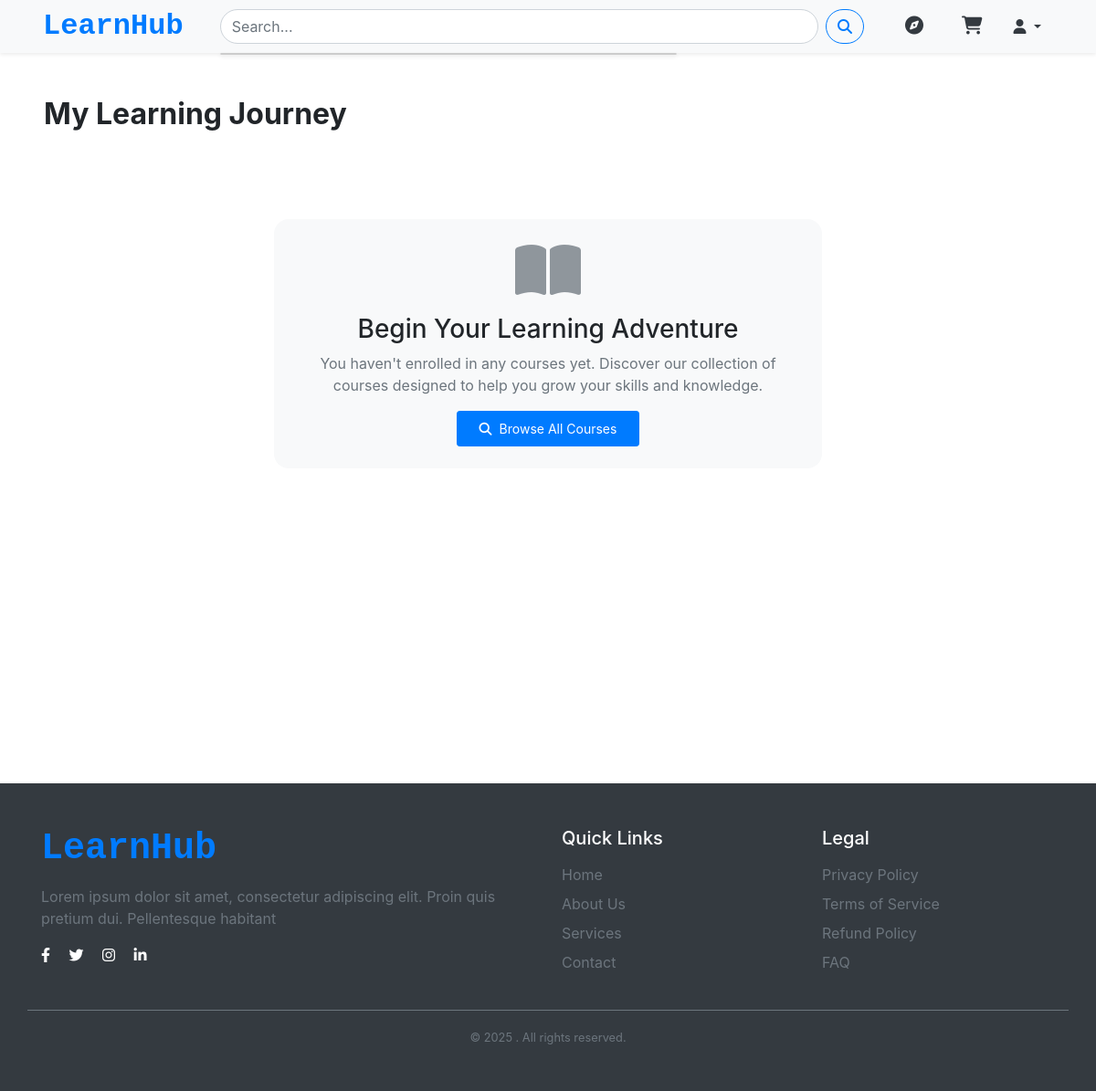
/courses/my-study/ (signed in), run on an earlier commit of the app's database.
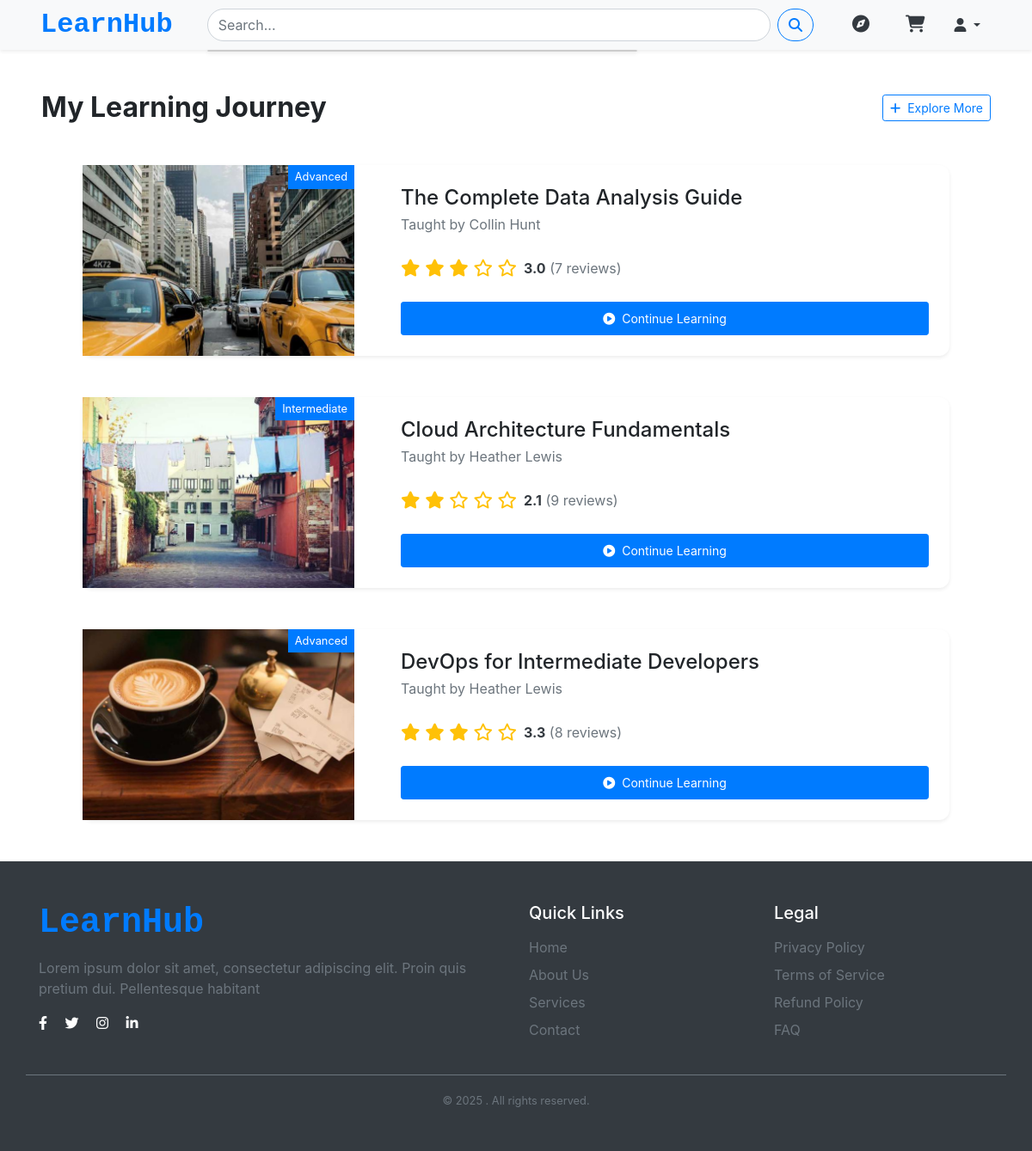
And on a later commit of the database.
### courses/models.py (models this page shows, shortened)
class Enrollments(models.Model):
    student = models.ForeignKey(
        settings.AUTH_USER_MODEL,
        on_delete=models.CASCADE,
        related_name='enrollments'
    )
    Course = models.ForeignKey(
        'Course',
        on_delete=models.CASCADE,
        related_name='enrollments'
    )
    enrolled_at = models.DateTimeField(auto_now_add=True)
    completed = models.BooleanField(default=False)

class Course(models.Model):
    title = models.CharField(max_length=200)
    description = models.TextField()
    category = models.ForeignKey(
        CourseCategory,
        on_delete=models.SET_NULL,
        null=True
    )
    tags = models.ManyToManyField(Tag, blank=True)
    instructor = models.ForeignKey(
        settings.AUTH_USER_MODEL,
        on_delete=models.CASCADE,
        related_name='taught_courses'
    )
    applications_covered = models.TextField(
        blank=True,
        help_text="what app and tools will use,like Figma, Photoshop."
    )
    LEVEL_CHOICES = [
        ('BG', 'Beginner'),
        ('IM', 'Intermediate'),
        ('AD', 'Advanced'),
    ]
    price = models.DecimalField(max_digits=10, decimal_places=2)
    created_at = models.DateTimeField(auto_now_add=True)
    updated_at = models.DateTimeField(auto_now=True)
    is_published = models.BooleanField(default=False)
    level = models.CharField(max_length=2, choices=LEVEL_CHOICES, default='BG')
    thumbnail = models.ImageField(upload_to='course_thumbnails/')
    average_rating = models.FloatField(default=0.0)
    rating_count = models.PositiveIntegerField(default=0)

### users/models.py (models this page shows, shortened)
class CustomUser(AbstractUser):
    avatar = models.ImageField(upload_to='avatars/',default='blank_profile.png',blank=True)
    bio = models.TextField(blank=True)
    email = models.EmailField(unique=True)
    username = models.CharField(max_length=30,unique=False,blank=False)
    is_instructor = models.BooleanField(default=False)
    profile_public = models.BooleanField(default=False)
    USERNAME_FIELD = 'email'
    REQUIRED_FIELDS = ['username']
    objects = CustomUserManager()
    facebook_url = models.URLField(blank=True, null=True)
    twitter_url = models.URLField(blank=True, null=True)
    instagram_url = models.URLField(blank=True, null=True)
    linkedin_url = models.URLField(blank=True, null=True)

### courses/views.py (the view)
# urls.py: path('my-study/', views.my_study, name='my_study'),
@login_required
def my_study(request):
    enrolled_courses = Enrollments.objects.filter(
        student=request.user
    ).select_related(
        'Course',
        'Course__instructor'
    ).prefetch_related(
        'Course__reviews'
    ).order_by('-enrolled_at')
    context = {
        'enrolled_courses': enrolled_courses,
    }
    return render(request, 'my_study.html', context)

### templates/my_study.html (shortened to what this page needs)
{% extends "base.html" %}
{% load static %}
{% block content %}
<div class="d-flex flex-column min-vh-100">
    <div class="container-fluid px-lg-5 flex-grow-1 py-4 py-lg-5">
        <div class="d-flex justify-content-between align-items-center mb-4 mb-lg-5">
            <h2 class="fw-bold mb-0">My Learning Journey</h2>
            {% if enrolled_courses %}
            <a href="{% url 'course_list' %}" class="btn btn-outline-primary btn-sm">
                <i class="fas fa-plus me-2"></i>Explore More
            </a>
            {% endif %}
        </div>
        {% if enrolled_courses %}
            <div class="container-fluid px-lg-5">
                <div class="row g-4 g-lg-5">
                    {% for enrollment in enrolled_courses %}
                        <div class="col-12">
                            <div class="card h-100 shadow-sm border-0" style="max-width: none;">
                                <div class="row g-0 h-100">
                                    <div class="col-xl-4 col-lg-5">
                                        <div class="h-100 position-relative">
                                            {% if enrollment.Course.thumbnail %}
                                                <img src="{{ enrollment.Course.thumbnail.url }}"
                                                     class="img-fluid h-100 w-100 object-fit-cover"
                                                     alt="{{ enrollment.Course.title }}"
                                                     style="min-height: 180px;">
                                            {% else %}
                                                <div class="bg-light h-100 d-flex align-items-center justify-content-center">
                                                    <i class="fas fa-book-open fa-3x text-muted"></i>
                                                </div>
                                            {% endif %}
                                            <div class="position-absolute top-0 end-0 bg-primary text-white px-2 py-1 small">
                                                {{ enrollment.Course.get_level_display }}
                                            </div>
                                        </div>
                                    </div>
                                    <div class="col-xl-8 col-lg-7">
                                        <div class="card-body h-100 d-flex flex-column p-3 p-lg-4">
                                            <div class="mb-3">
                                                <h3 class="card-title mb-1" style="font-size: 1.5rem;">{{ enrollment.Course.title }}</h3>
                                                <p class="card-text text-muted mb-2">
                                                    Taught by {{ enrollment.Course.instructor.get_full_name }}
                                                </p>
                                            </div>
                                            {% if enrollment.Course.reviews.exists %}
                                            <div class="mb-3">
                                                <div class="d-flex align-items-center">
                                                    <div class="text-warning me-2 fs-5">
                                                        {% with rating=enrollment.Course.average_rating %}
                                                            {% for i in "12345"|make_list %}
                                                                {% if forloop.counter <= rating %}
                                                                    <i class="fas fa-star"></i>
                                                                {% else %}
                                                                    <i class="far fa-star"></i>
                                                                {% endif %}
                                                            {% endfor %}
                                                        {% endwith %}
                                                    </div>
                                                    <div class="fs-6">
                                                        <span class="text-dark fw-bold">{{ enrollment.Course.average_rating|floatformat:1 }}</span>
                                                        <span class="text-muted">({{ enrollment.Course.reviews.count }} reviews)</span>
                                                    </div>
                                                </div>
                                            </div>
                                            {% endif %}
                                            <div class="mt-auto pt-2">
                                                <a href="{% url 'course_detail' enrollment.Course.id %}"
                                                   class="btn btn-primary btn-sm px-3 py-2 w-100">
                                                    <i class="fas fa-play-circle me-2"></i>Continue Learning
                                                </a>
                                            </div>
                                        </div>
                                    </div>
                                </div>
                            </div>
                        </div>
                    {% endfor %}
                </div>
            </div>
        {% else %}
            <div class="d-flex align-items-center justify-content-center min-vh-50 py-5 my-5">
                <div class="text-center p-4 bg-light rounded-4" style="max-width: 600px;">
                    <i class="fas fa-book-open fa-4x text-muted mb-3 opacity-75"></i>
                    <h2 class="h3 mb-2">Begin Your Learning Adventure</h2>
                    <p class="text-muted mb-3">
                        You haven't enrolled in any courses yet. Discover our collection of courses
                        designed to help you grow your skills and knowledge.
                    </p>
                    <a href="{% url 'course_list' %}" class="btn btn-primary btn-sm px-4 py-2">
                        <i class="fas fa-search me-2"></i>Browse All Courses
                    </a>
                </div>
            </div>
        {% endif %}
    </div>
</div>
{% endblock %}

### templates/base.html (shortened to what this page needs)
{%load static%}
<!DOCTYPE html>
<html lang="en">
<head>
    <link rel="stylesheet" href="{% static '/css/style.css' %}">
    <link href="https://cdn.jsdelivr.net/npm/bootstrap@5.3.0/dist/css/bootstrap.min.css" rel="stylesheet">
    <link rel="stylesheet" href="https://cdnjs.cloudflare.com/ajax/libs/font-awesome/6.4.0/css/all.min.css">
    <link rel="stylesheet" href="{% static 'css/style.css' %}">
    <link rel="stylesheet" href="{% static 'css/autocomplete.css' %}">
    {% include 'include/css.html'%}
</head>
<body class="overflow-x-hidden">
  {% include 'include/nav.html'%}
  {% block content %}
  {% endblock %}
  {% include 'include/footer.html'%}
</body>
</html>

### templates/include/css.html
{% load static %}
<link rel="stylesheet" href="{% static '/css/style.css' %}">
<link rel="stylesheet" href="{% static 'css/course_list.css' %}">
<link href="https://cdn.jsdelivr.net/npm/bootstrap@5.3.0/dist/css/bootstrap.min.css" rel="stylesheet">
<link rel="stylesheet" href="https://cdnjs.cloudflare.com/ajax/libs/font-awesome/6.4.0/css/all.min.css">

### templates/include/nav.html (shortened to what this page needs)
{% load static%}
{% load course_extras %}
<link rel="stylesheet" href="https://cdn.jsdelivr.net/npm/bootstrap@4.4.1/dist/css/bootstrap.min.css">
<nav class="shadow-sm navbar navbar-expand-lg navbar-light bg-light shadow-sm sticky-top py-0">
    <div class="container-fluid mx-3">
      <a class="navbar-brand mb-0 fs-2 fw-bold font-monospace text-primary" href="/"> LearnHub
      </a>
      <div class="d-flex flex-grow-1 mx-lg-4">
        <form class="w-100" role="search" method="GET" action="{% url 'search_courses' %}">
          <div class="input-group">
            <input class="form-control rounded-pill py-2 search-bar" type="search" name="q" placeholder="Search..."
              aria-label="Search">
            <button class="btn btn-outline-primary rounded-pill ms-2" type="submit">
              <i class="fas fa-search"></i>
            </button>
          </div>
          <div class="suggestions"
            style="position: absolute; z-index: 1000; background: white; border: 1px solid #ccc; width: 100%; max-width: 500px; box-shadow: 0 2px 5px rgba(0,0,0,0.1); border-radius: 5px; font-size: 14px;">
          </div>
        </form>
      </div>
      <div class="d-flex align-items-center">
        <a href="{% url 'course_list'%}" class="btn btn-link text-dark mx-2" title="Explore">
          <i class="fas fa-compass fs-5"></i>
        </a>
        {% if user.is_authenticated %}
          <div class="d-flex">
<a href="{% url 'view_cart' %}" class="btn btn-link text-dark position-relative mx-2" title="Cart">
  <i class="fas fa-shopping-cart fs-5"></i>
</a>
            <div class="dropdown">
              <a class="btn btn-link text-dark dropdown-toggle" href="#" role="button" id="userDropdown" data-bs-toggle="dropdown" aria-expanded="false">
                <i class="fas fa-user" ></i>
              </a>
            </div>
          </div>
        {% else %}
          <div class="d-flex">
            <a href="{% url 'login' %}" class="btn btn-outline-secondary mx-2">Login</a>
            <a href="{% url 'signup' %}" class="btn btn-dark mx-2">Sign Up</a>
          </div>
        {% endif %}
      </div>
    </div>
  </nav>

### templates/include/footer.html
<footer class="bg-dark text-white py-5 ">
    <div class="container">
      <div class="row">
        <div class="col-md-6 mb-4 mb-md-0">
          <div class="d-flex align-items-center mb-3">
            <h4 class="mb-0 fs-1 fw-bold font-monospace text-primary">LearnHub</h4>
          </div>
          <p class="text-muted">Lorem ipsum dolor sit amet, consectetur adipiscing elit. Proin quis pretium dui. Pellentesque habitant </p>
          <div class="social-icons mt-3">
            <a href="https://facebook.com/learnhub_official" class="text-white me-3" target="_blank"
              title="Follow us on Facebook"><i class="fab fa-facebook-f"></i></a>
            <a href="https://twitter.com/learnhub_official" class="text-white me-3" target="_blank"
              title="Follow us on Twitter"><i class="fab fa-twitter"></i></a>
            <a href="https://instagram.com/learnhu" class="text-white me-3" target="_blank"
              title="Follow us on Instagram"><i class="fab fa-instagram"></i></a>
            <a href="https://linkedin.com/company/learnhub_official" class="text-white" target="_blank"
              title="Connect with us on LinkedIn"><i class="fab fa-linkedin-in"></i></a>
          </div>
        </div>
        <div class="col-md-6">
          <div class="row">
            <div class="col-6">
              <h5 class="mb-3">Quick Links</h5>
              <ul class="list-unstyled">
                <li class="mb-2"><a href="{% url 'home' %}" class="text-decoration-none text-muted">Home</a></li>                <li class="mb-2"><a href="#" class="text-decoration-none text-muted">About Us</a></li>
                <li class="mb-2"><a href="#" class="text-decoration-none text-muted">Services</a></li>
                <li class="mb-2"><a href="#" class="text-decoration-none text-muted">Contact</a></li>
              </ul>
            </div>
            <div class="col-6">
              <h5 class="mb-3">Legal</h5>
              <ul class="list-unstyled">
                <li class="mb-2"><a href="{% url 'privacy_policy' %}" class="text-decoration-none text-muted">Privacy Policy</a></li>
                <li class="mb-2"><a href="{% url 'terms_of_service' %}" class="text-decoration-none text-muted">Terms of Service</a></li>
                <li class="mb-2"><a href="{% url 'refund_policy' %}" class="text-decoration-none text-muted">Refund Policy</a></li>
                <li class="mb-2"><a href="{% url 'faq' %}" class="text-decoration-none text-muted">FAQ</a></li>
              </ul>
            </div>
          </div>
        </div>
      </div>
      <div class="row mt-4 pt-3 border-top border-secondary">
        <div class="col-12 text-center text-muted">
          <small>&copy; 2025 . All rights reserved.</small>
        </div>
      </div>
    </div>
  </footer>

### static/css/style.css (style rules this page uses)
body { box-sizing: border-box; margin: 0; padding: 0; }

### static/css/autocomplete.css (style rules this page uses)
.suggestions { position: absolute; z-index: 1000; background: rgb(27, 26, 26); border: 1px solid #111010; border-top: none; width: 100%; box-shadow: 0 2px 5px rgba(0,0,0,0.1); border-radius: 5px; border-top-left-radius: 0; border-top-right-radius: 0; font-size: 16px; max-height: 400px; overflow-y: auto; color: black; top: 100%; left: 20; }

### templates/my_study.html (style rules this page uses)
.card { transition: all 0.3s ease; border-radius: 0.75rem; }
.object-fit-cover { object-fit: cover; object-position: center; }

What changed in the data, as far as the page shows it:
added Enrollments: Course.thumbnail (picture), Course.level "Advanced", Course "The Complete Data Analysis Guide", Course.instructor.get_full_name "Collin Hunt", Course.average_rating "3.0", Course.reviews.count "7"
added Enrollments: Course.thumbnail (picture), Course.level "Intermediate", Course "Cloud Architecture Fundamentals", Course.instructor.get_full_name "Heather Lewis", Course.average_rating "2.1", Course.reviews.count "9"
added Enrollments: Course.thumbnail (picture), Course.level "Advanced", Course "DevOps for Intermediate Developers", Course.instructor.get_full_name "Heather Lewis", Course.average_rating "3.3", Course.reviews.count "8"
Also different on the page:
text no longer shown: "Begin Your Learning Adventure You haven't enrolled in any courses yet. Discover our collection of courses designed to help you grow your skills and knowledge. Browse All Courses"
text now shown: "Explore More"
